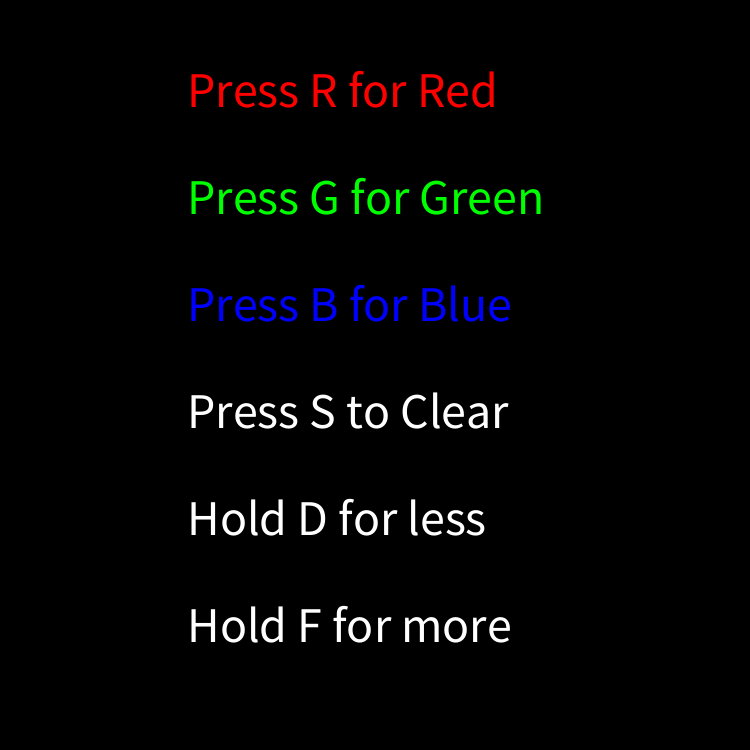
Frame 1 (no input)
Frame 60 (the mouse pressed at the canvas centre just before this capture): identical to frame 1, image omitted
Frame 120 (the mouse held since frame 60 and released just before this capture): identical to frame 1, image omitted

The Processing sketch that drew this single still picture (run headless with seeded random() and noise(); from frame 60 on, the mouse is pressed at the canvas centre):

// Processing sketch: processing_156429
// ── processing_156429.pde

color ballColorBlue;
color ballColorRed;
color ballColorGreen;
float radius   ;
float   fRate;

void setup(){
  smooth();
  fRate = 15;
  size(750, 750);
  frameRate(fRate);
  noStroke();
  background(0);
  
  radius = random(15,150);
  
  ballColorBlue  = color(0, 0, random(100, 255), random(100, 255));

  ballColorRed   = color(random(100, 255), 0, 0, random(100, 255));
  
  ballColorGreen = color(0, random(100, 255), 0, random(100, 255));
  
  textSize(50);
  fill(255,0,0);
  text("Press R for Red"  , width/4, height/7)  ;
  fill(0,0,255);
  text("Press B for Blue" , width/4, height/7*3);
  fill(0,255,0);
  text("Press G for Green", width/4, height/7*2);
  fill(255);
  text("Press S to Clear" , width/4, height/7*4);
  text("Hold D for less"  , width/4, height/7*5);
  text("Hold F for more"  , width/4, height/7*6);
}

void draw(){
 frameRate(fRate);
 
 if (keyPressed == true && key == 's'){
   background(0);
 }
 
 if (keyPressed == true && key == 'b'){
  fill(ballColorBlue);
  ellipse(random(0,750), random(0,750), radius, radius);
  radius = random(75);
  ballColorBlue = color(0, 0, random(100, 255), random(100, 255));
  }
  
 if (keyPressed == true && key == 'r'){
  fill(ballColorRed);
  ellipse(random(0,750), random(0,750), radius, radius);
  radius = random(75);
  ballColorRed = color( random(100, 255), 0, 0, random(100, 255));
  }
  
 if (keyPressed == true && key == 'g'){
  fill(ballColorGreen);
  ellipse(random(0,750), random(0,750), radius, radius);
  radius = random(75);
  ballColorGreen = color(0, random(100, 255), 0, random(100, 255));
  }
  
 if (fRate >= 10 && keyPressed == true && key == 'd'){
   fRate = fRate - 5;
 }
 
 if (fRate <= 55 && keyPressed == true && key == 'f'){
   fRate = fRate + 5;
 }
}
